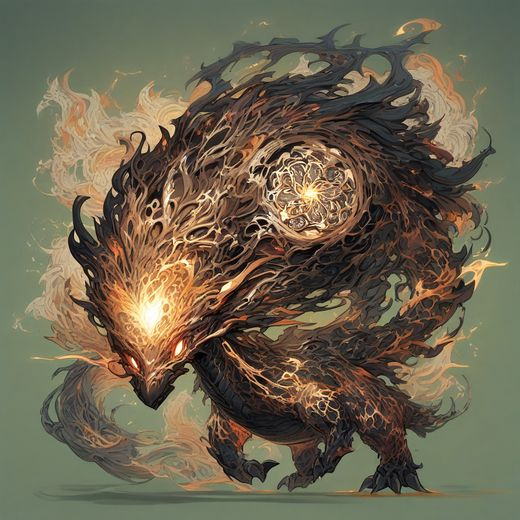
#> input picture design/huma/dragon-a.jpg, 520 x 520 px
$ python -i rig_from_render.py   (imports and definitions only)
#> lines starting #> are read from the running program, lines starting #| are printed output that depends on the picture; after the words box and inside, x2 and y2 are one past the last pixel; in counts of white or black regions, pixels touching at a corner belong together
#!/usr/bin/env python3
"""Build a complete v2 atlas from ONE canon render, by rigging it.

Instead of generating 73 frames with an image model (slow, quota-bound, and
identity-drifty), this cuts the creature out of a single high-quality render
and animates it: squash and stretch, a non-rigid BEND so the body follows
through instead of pivoting like cardboard, arcing bobs, overshoot, and
ember-glow grading. Every frame is the same pixels, so identity is exact by
construction and the art tier is whatever the render is.

  python rig_from_render.py <render.png> --output-dir <frames-root> \
      [--chroma-tol 60] [--anchor-height 168]

Then compose/validate/contact-sheet as usual. Whole-body motion cannot pose a
limb: waving reads as a greeting bounce and the look rows as the body aiming
its attention. For per-limb posing, generate those rows with a
reference-capable model and drop them in over these.
"""
import argparse
import json
import math
import os
from collections import deque

from PIL import Image, ImageChops, ImageDraw, ImageEnhance, ImageFilter

CELL_W, CELL_H = 192, 208
BOTTOM_PAD = 6


# ---------------------------------------------------------------- cutout ----
def knock_out(im, tol=60):
    """Remove the backdrop by flooding inward from the borders.

    The tolerance ADAPTS to the backdrop: studio renders use a smooth gradient,
    so a single sampled colour plus a fixed tolerance leaves a visible
    rectangle behind. Sampling the whole border and widening the tolerance to
    cover its spread follows the gradient, while a contrasting subject stays
    far outside it. (Region-growing on local difference was tried and leaks
    straight through a dark subject's own shading.)
    """
    im = im.convert("RGB")
    w, h = im.size
    px = im.load()

    def lum(c):
        return (c[0] * 2 + c[1] * 3 + c[2]) / 6

    ring = ([px[x, 1] for x in range(1, w - 1, max(1, w // 24))] +
            [px[x, h - 2] for x in range(1, w - 1, max(1, w // 24))] +
            [px[1, y] for y in range(1, h - 1, max(1, h // 24))] +
            [px[w - 2, y] for y in range(1, h - 1, max(1, h // 24))])
    bg = tuple(sorted(c[i] for c in ring)[len(ring) // 2] for i in range(3))
    # robust spread: the 80th percentile, so subject pixels clipped by the crop
    # edge cannot inflate the tolerance into erasing the whole image
    dists = sorted((sum((c[i] - bg[i]) ** 2 for i in range(3))) ** 0.5 for c in ring)
    spread = dists[int(len(dists) * 0.8)] if dists else 0
    eff = max(tol, min(spread * 1.35 + 18, 110))

    def is_near(c):
        return ((c[0] - bg[0]) ** 2 + (c[1] - bg[1]) ** 2 + (c[2] - bg[2]) ** 2) < eff * eff

    # Studio backdrops are usually a smooth VERTICAL sweep, so a single
    # sampled colour (or one luminance threshold) cannot describe them: the
    # sweep drifts far from the corners and survives as a slab welded to the
    # subject, which then inflates the bounding box. Estimate the backdrop
    # PER ROW from the left/right edge strips instead, which tracks the
    # gradient exactly. Falls back to the global colour when the subject
    # touches a side edge (making those strips unreliable).
    strip = max(3, w // 60)
    row_bg = []
    for y in range(h):
        left = [px[x, y] for x in range(strip)]
        right = [px[x, y] for x in range(w - strip, w)]
        lm = tuple(sorted(c[i] for c in left)[len(left) // 2] for i in range(3))
        rm = tuple(sorted(c[i] for c in right)[len(right) // 2] for i in range(3))
        if sum((lm[i] - rm[i]) ** 2 for i in range(3)) > (eff * 1.5) ** 2:
            row_bg.append(None)                     # sides disagree: unusable
        else:
            row_bg.append(tuple((lm[i] + rm[i]) // 2 for i in range(3)))

    # The keying tolerance must follow the BACKDROP'S OWN UNIFORMITY, not a
    # fixed multiplier. A smooth studio sweep varies a lot and needs a wide
    # tolerance; a flat backdrop varies by a few units, and a wide tolerance
    # there eats a subject painted in a similar value. Measured: on a flat
    # grey plate this render's skull sits 35 from the backdrop while the
    # backdrop itself varies by ~6, so a fixed 66 removed the pet's head.
    key_tol = max(18.0, min(spread * 2.5 + 10.0, tol * 1.1))

    near = bytearray(w * h)
    for y in range(h):
        row = y * w
        rb = row_bg[y]
        for x in range(w):
            c = px[x, y]
            ref = rb if rb is not None else bg
            d2 = sum((c[i] - ref[i]) ** 2 for i in range(3))
            # Measured on a real studio render: at 1.4x the crest's halo is
            # eaten and the glow detaches from the skull (a hole in the pet's
            # forehead); at 1.1x the subject stays whole and the leftover
            # halo is handled as trapped backdrop below.
            #
            # The floor is the exception. A studio render stands the subject on
            # a LIT ground plane whose centre is brighter than the sweep at the
            # frame edges, so it survives the normal tolerance and hangs under
            # the pet as a slab. Measured on this render: floor sits 66-91 away
            # from its row's backdrop while the subject sits 164+, so the
            # bottom band gets a wider tolerance that lands safely between.
            limit = key_tol * (1.8 if y > h * 0.78 else 1.0)
            if d2 < limit ** 2:
                near[row + x] = 1

    # Only backdrop REACHABLE from the border is cleared; interior look-alikes
    # keep their pixels.
    is_bg = bytearray(w * h)
    q = deque()
    for x in range(w):
        for y in (0, h - 1):
            i = y * w + x
            if near[i] and not is_bg[i]:
                is_bg[i] = 1; q.append(i)
    for y in range(h):
        for x in (0, w - 1):
            i = y * w + x
            if near[i] and not is_bg[i]:
                is_bg[i] = 1; q.append(i)
    while q:
        i = q.popleft()
        x, y = i % w, i // w
        for nx, ny in ((x - 1, y), (x + 1, y), (x, y - 1), (x, y + 1)):
            if 0 <= nx < w and 0 <= ny < h:
                n = ny * w + nx
                if near[n] and not is_bg[n]:
                    is_bg[n] = 1; q.append(n)

    # A light blur only, for edge anti-aliasing. (Dilate/erode closing was
    # tried to bridge the halo and re-admitted slabs of backdrop; keeping the
    # halo via the threshold above is the correct fix.)
    mask = Image.frombytes("L", (w, h),
                           bytes(0 if v else 255 for v in is_bg))
    # keying a glow halo leaves pinprick holes scattered through textured
    # areas; a median pass removes them (and stray single-pixel specks)
    # without rounding off the silhouette the way a dilate would
    mask = mask.filter(ImageFilter.MedianFilter(5))
    mask = bridge_interior_gaps(mask)
    mask = mask.filter(ImageFilter.GaussianBlur(0.6))

    out = im.convert("RGBA")
    o = out.load()
    m = mask.load()
    for y in range(h):
        for x in range(w):
            r, g, b_, _ = o[x, y]
            av = m[x, y]
            if av and g > r + 20 and g > b_ + 20:      # green spill anywhere
                mid = (r + b_) // 2
                o[x, y] = (r, mid, b_, av)
            else:
                o[x, y] = (r, g, b_, av)

    out = drop_trapped_backdrop(out, row_bg, bg, key_tol)
    out = largest_piece(out)
    out = fill_speckle_holes(out)
    box = out.getbbox()
    return out.crop(box) if box else out


def bridge_interior_gaps(mask, kernel=17):
    """Re-attach detail the key drained out through a narrow channel.

    Where a subject's own shading matches the backdrop exactly — the shadowed
    grooves between scales on a grey creature lit on a grey plate — no colour
    threshold can tell them apart, and they leak to the outside through gaps
    (between horns, under a wing), taking the surface with them. Closing the
    mask bridges those channels, but a plain close also re-admits real
    backdrop; so keep only the bridged pixels that do NOT touch the frame
    edge, which is exactly the interior detail and never the outer plate.
    """
    w, h = mask.size
    closed = mask.filter(ImageFilter.MaxFilter(kernel)).filter(ImageFilter.MinFilter(kernel))
    added = ImageChops.subtract(closed, mask)
    a = added.load()
    seen = bytearray(w * h)
    keep = []
    for start in range(w * h):
        sx, sy = start % w, start // w
        if seen[start] or a[sx, sy] < 128:
            continue
        q = deque([start]); seen[start] = 1
        blob = [start]; touches_edge = False
        while q:
            i = q.popleft(); x, y = i % w, i // w
            if x == 0 or y == 0 or x == w - 1 or y == h - 1:
                touches_edge = True
            for nx, ny in ((x-1, y), (x+1, y), (x, y-1), (x, y+1)):
                if 0 <= nx < w and 0 <= ny < h:
                    n = ny * w + nx
                    if not seen[n] and a[nx, ny] >= 128:
                        seen[n] = 1; q.append(n); blob.append(n)
        if not touches_edge:
            keep.extend(blob)
    if not keep:
        return mask
    m = mask.load()
    for i in keep:
        m[i % w, i // w] = 255
    return mask


def drop_trapped_backdrop(img, row_bg, bg, key_tol, min_blob=260):
    """Clear backdrop that survived inside the silhouette — the gap between a
    tail and a leg, or a pocket re-admitted when the mask was closed.

    Judged against the row's own backdrop estimate, not absolute brightness:
    a studio sweep runs bright at the top and dark at the bottom, so a
    brightness rule silently misses half of it.
    """
    w, h = img.size
    px = img.load()

    def backdroppy(x, y):
        c = px[x, y]
        if c[3] <= 8:
            return False
        ref = row_bg[y] if row_bg[y] is not None else bg
        # same tolerance as the keying pass: a wider one here re-eats the
        # glow halo and detaches the crest all over again
        return sum((c[i] - ref[i]) ** 2 for i in range(3)) < key_tol ** 2

    seen = bytearray(w * h)
    for start in range(w * h):
        sx, sy = start % w, start // w
        if seen[start] or not backdroppy(sx, sy):
            continue
        q = deque([start]); seen[start] = 1; blob = [start]
        while q:
            i = q.popleft(); x, y = i % w, i // w
            for nx, ny in ((x-1, y), (x+1, y), (x, y-1), (x, y+1)):
                if 0 <= nx < w and 0 <= ny < h:
                    n = ny * w + nx
                    if not seen[n] and backdroppy(nx, ny):
                        seen[n] = 1; q.append(n); blob.append(n)
        if len(blob) >= min_blob:
            for i in blob:
                px[i % w, i // w] = (0, 0, 0, 0)
    return img


def fill_speckle_holes(img, max_hole=None):
    """Close holes inside the silhouette.

    Two things punch holes in a keyed subject: a glow halo leaves pinpricks
    across textured areas, and — worse — shading that matches the backdrop
    exactly (the shadowed grooves between scales on a grey creature lit on a
    grey plate) keys away wholesale, hollowing out the surface. Anything
    transparent that is fully ENCLOSED by the subject is a hole, not
    backdrop, however large: measured on this render, a 420px cap left the
    pet's forehead full of gaps, while a cap proportional to the subject
    restored it.
    """
    w, h = img.size
    if max_hole is None:
        a0 = img.getchannel("A").load()
        opaque = sum(1 for y in range(0, h, 3) for x in range(0, w, 3)
                     if a0[x, y] > 8) * 9
        max_hole = max(600, int(opaque * 0.03))
    a = img.getchannel("A").load()
    seen = bytearray(w * h)
    q = deque()
    for x in range(w):                       # anything reachable from the edge
        for y in (0, h - 1):                 # is real background, not a hole
            i = y * w + x
            if a[x, y] <= 8 and not seen[i]:
                seen[i] = 1; q.append(i)
    for y in range(h):
        for x in (0, w - 1):
            i = y * w + x
            if a[x, y] <= 8 and not seen[i]:
                seen[i] = 1; q.append(i)
    while q:
        i = q.popleft(); x, y = i % w, i // w
        for nx, ny in ((x-1, y), (x+1, y), (x, y-1), (x, y+1)):
            if 0 <= nx < w and 0 <= ny < h:
                n = ny * w + nx
                if not seen[n] and a[nx, ny] <= 8:
                    seen[n] = 1; q.append(n)

    px = img.load()
    checked = bytearray(w * h)
    for start in range(w * h):
        sx, sy = start % w, start // w
        if checked[start] or seen[start] or a[sx, sy] > 8:
            continue
        qq = deque([start]); checked[start] = 1; hole = [start]
        while qq:
            i = qq.popleft(); x, y = i % w, i // w
            for nx, ny in ((x-1, y), (x+1, y), (x, y-1), (x, y+1)):
                if 0 <= nx < w and 0 <= ny < h:
                    n = ny * w + nx
                    if not checked[n] and not seen[n] and a[nx, ny] <= 8:
                        checked[n] = 1; qq.append(n); hole.append(n)
        if len(hole) <= max_hole:
            for i in hole:
                x, y = i % w, i // w
                r, g, b_, _ = px[x, y]
                px[x, y] = (r, g, b_, 255)
    return img


def largest_piece(img, near_px=14, keep_frac=0.004):
    """Keep the subject: the biggest blob, plus any smaller blob sitting right
    next to it.

    Glowing parts (a flame crest, an ember tip) have a soft halo that blends
    into the backdrop; removing the halo can leave them as separate islands.
    Dropping everything but the largest blob therefore decapitates the pet,
    while keeping everything re-admits a neighbouring figure from a crowded
    render. Proximity to the main blob is the discriminator.
    """
    w, h = img.size
    a = img.getchannel("A").load()
    seen = bytearray(w * h)
    blobs = []
    for start in range(w * h):
        if seen[start] or a[start % w, start // w] <= 8:
            continue
        q = deque([start]); seen[start] = 1
        cells = [start]
        x0 = x1 = start % w; y0 = y1 = start // w
        while q:
            i = q.popleft(); x, y = i % w, i // w
            if x < x0: x0 = x
            if x > x1: x1 = x
            if y < y0: y0 = y
            if y > y1: y1 = y
            for nx, ny in ((x-1, y), (x+1, y), (x, y-1), (x, y+1)):
                if 0 <= nx < w and 0 <= ny < h:
                    n = ny * w + nx
                    if not seen[n] and a[nx, ny] > 8:
                        seen[n] = 1; q.append(n); cells.append(n)
        blobs.append({"cells": cells, "box": (x0, y0, x1, y1)})
    if not blobs:
        return img
    blobs.sort(key=lambda b: len(b["cells"]), reverse=True)
    main = blobs[0]
    mx0, my0, mx1, my1 = main["box"]
    biggest = len(main["cells"])
    keep = bytearray(w * h)
    for i in main["cells"]:
        keep[i] = 1
    for blob in blobs[1:]:
        x0, y0, x1, y1 = blob["box"]
        touching = (x0 <= mx1 + near_px and x1 >= mx0 - near_px and
                    y0 <= my1 + near_px and y1 >= my0 - near_px)
        if touching and len(blob["cells"]) >= biggest * keep_frac:
            for i in blob["cells"]:
                keep[i] = 1
    px = img.load()
    for y in range(h):
        row = y * w
        for x in range(w):
            if not keep[row + x]:
                px[x, y] = (0, 0, 0, 0)
    return img


# ------------------------------------------------------------ deformation ---
# [58 lines left out: functions bend, ember, pose, not called in this run]


# ----------------------------------------------------------------- puppet ---
# Whole-body motion alone reads as a cardboard cutout being waggled. Real life
# comes from PARTS moving against the body: a wing beating, a claw lifting, a
# tail sweeping. Each part is a soft elliptical region with a pivot at its
# attachment; rotating about that pivot keeps pixels near the joint almost
# still, so the seam stays hidden without any inpainting.
#
# Coordinates are fractions of the cutout box, so a part map travels with the
# character rather than a pixel size.
PARTS = {
    "wing":  dict(cx=0.585, cy=0.670, rx=0.190, ry=0.150, px=0.452, py=0.605),
    "tail":  dict(cx=0.860, cy=0.830, rx=0.165, ry=0.130, px=0.700, py=0.790),
    "claw":  dict(cx=0.080, cy=0.685, rx=0.115, ry=0.105, px=0.185, py=0.640),
    "crest": dict(cx=0.245, cy=0.115, rx=0.220, ry=0.115, px=0.260, py=0.285),
}


# [216 lines left out: functions part_mask, pose_parts, sym, recipes, look_recipe, main, not called in this run]


# [2 lines not run here, left out]

>>> from PIL import Image
>>> picture = Image.open('../../../design/huma/dragon-a.jpg')
#> picture is the input picture: PIL image 520x520 RGB; mean R, G, B 109.3, 100.8, 80.3
>>> result = knock_out(picture)
#> in knock_out, `ring = ([px[x, 1] for x in range(1, w - 1, max(1, w // 24))] + [px[x, ..`: ring = 100 items, first 6: (81, 97, 86), (83, 96, 86), (84, 97, 87), (86, 100, 87), (89, 102, 92), (93, 107, 92)
#> in knock_out, `bg = tuple(sorted(c[i] for c in ring)[len(ring) // 2] for i in range(3))`: bg = (109, 124, 103)
#> in knock_out, `dists = sorted((sum((c[i] - bg[i]) ** 2 for i in range(3))) ** 0.5 for..`: dists = 100 values from 0 to 45.85
#> in knock_out, `spread = dists[int(len(dists) * 0.8)] if dists else 0`: spread = 26.48
#> in knock_out, `eff = max(tol, min(spread * 1.35 + 18, 110))`: eff = 60
#> the loop in knock_out, `for y in range(h):` made 520 passes
#> (lm, rm) on passes 1 to 3: ((81, 97, 86), (78, 94, 83)), ((81, 97, 86), (78, 94, 83)), ((80, 96, 85), (78, 94, 83))
#> after the loop in knock_out, `for y in range(h):`: row_bg = 520 items, first 6: (79, 95, 84), (79, 95, 84), (79, 95, 84), (79, 95, 84), (79, 95, 84), (78, 94, 83)
#> in knock_out, `key_tol = max(18.0, min(spread * 2.5 + 10.0, tol * 1.1))`: key_tol = 66
#> the loop in knock_out, `for y in range(h):` made 520 passes
#> in knock_out, `mask = Image.frombytes("L", (w, h), bytes(0 if v else 255 for v in is_..`:
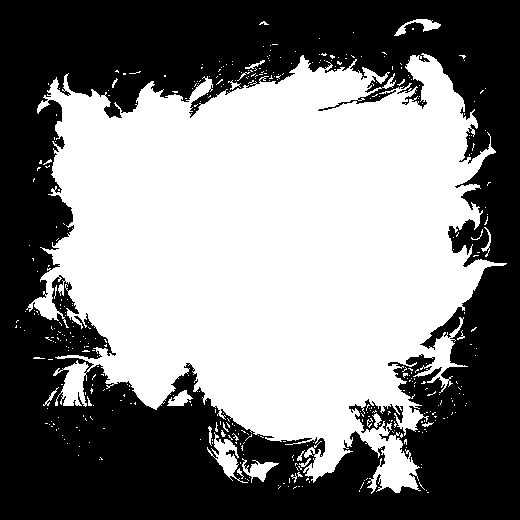
#> mask: PIL image 520x520 L; 50% white; 410 white regions (386 under 20 px), largest, box (x1, y1, x2, y2) and area: (26, 53, 507, 494) 131699, (207, 432, 248, 483) 646, (242, 458, 279, 483) 373
#> in knock_out, `mask = mask.filter(ImageFilter.MedianFilter(5))`:
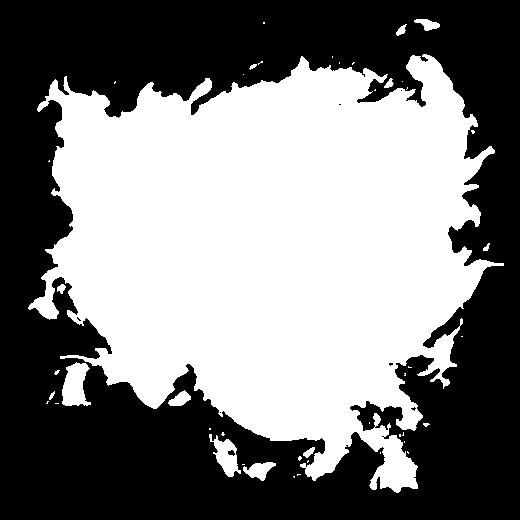
#> mask: PIL image 520x520 L; 49.4% white; 45 white regions (32 under 20 px), largest, box (x1, y1, x2, y2) and area: (28, 54, 504, 493) 130681, (62, 362, 91, 406) 886, (209, 434, 241, 477) 648
#> in bridge_interior_gaps, `closed = mask.filter(ImageFilter.MaxFilter(kernel)).filter(ImageFilter..`:
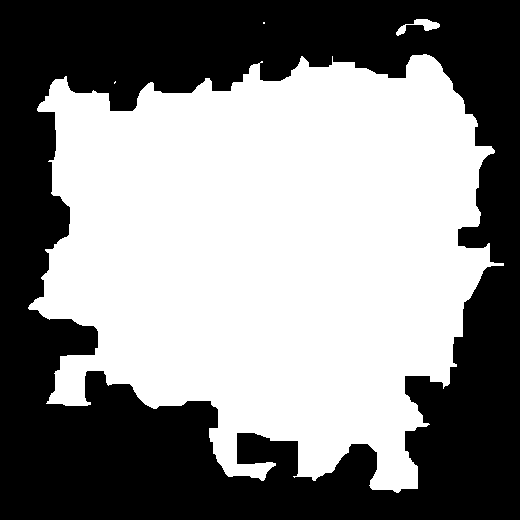
#> closed: PIL image 520x520 L; 53.1% white; 1 black region, box (x1, y1, x2, y2) and area: (0, 0, 520, 520) 126700
#> in bridge_interior_gaps, `added = ImageChops.subtract(closed, mask)`:
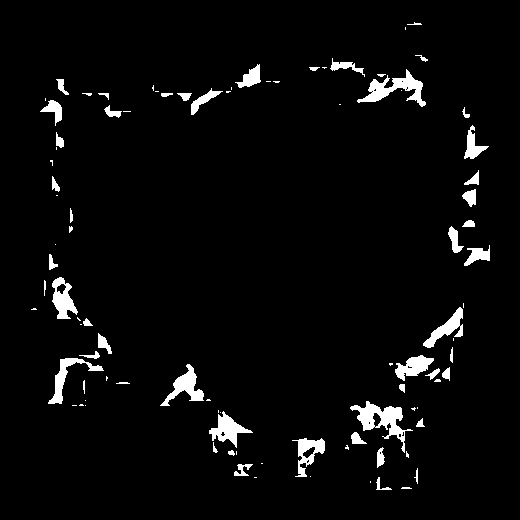
#> added: PIL image 520x520 L; 3.8% white; 94 white regions (43 under 20 px), largest, box (x1, y1, x2, y2) and area: (350, 401, 413, 453) 1026, (357, 69, 426, 107) 915, (160, 364, 204, 406) 649
#> after the loop in bridge_interior_gaps, `for start in range(w * h):`: keep = 10249 values, max 254671 at index 10226, min 11854 at index 0, mean 151359.5
#> the loop in bridge_interior_gaps, `for i in keep:` made 10249 passes
#> i on passes 1 to 3: 11854, 12374, 12375
#> in knock_out, `out = drop_trapped_backdrop(out, row_bg, bg, key_tol)`:
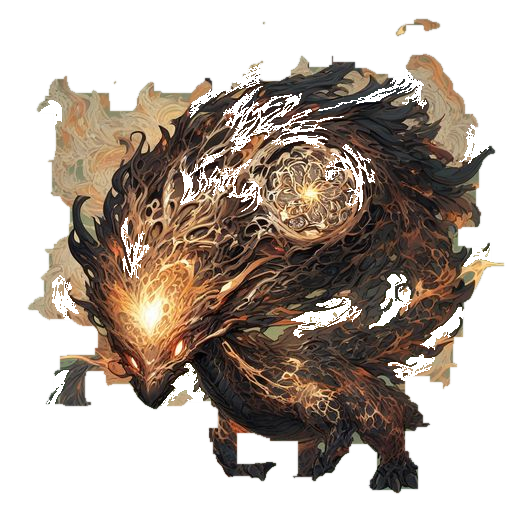
#> out: PIL image 520x520 RGBA; mean R, G, B, A 103.9, 96.1, 76.6, 124.8; transparent parts drawn white
#> the loop in largest_piece, `for i in main["cells"]:` made 132369 passes
#> i on passes 1 to 3: 27983, 27984, 28503
#> in knock_out, `out = fill_speckle_holes(out)`:
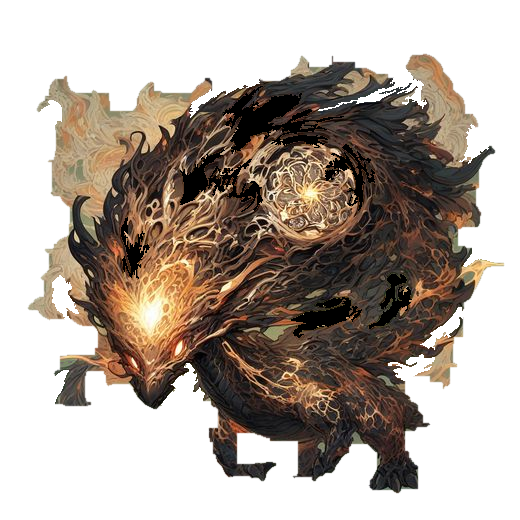
#> out: PIL image 520x520 RGBA; mean R, G, B, A 52.1, 41.2, 32, 130.2; transparent parts drawn white
#> in knock_out, `return out.crop(box) if box else out`:
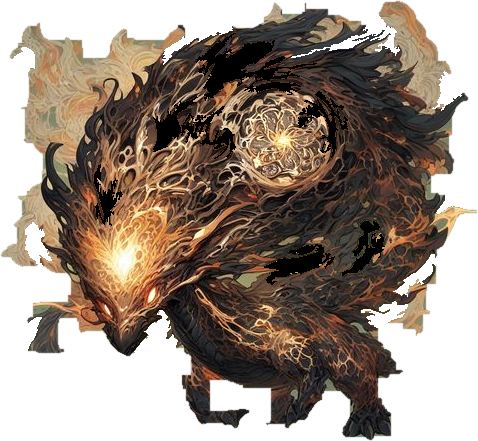
#> returned value: PIL image 478x441 RGBA; mean R, G, B, A 66.8, 52.8, 41.1, 167; transparent parts drawn white
